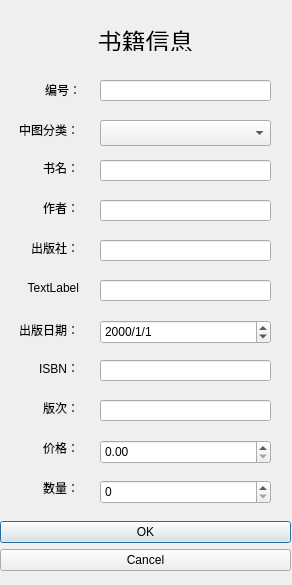
<?xml version="1.0" encoding="UTF-8"?>
<ui version="4.0">
 <class>EditBookInfoBord</class>
 <widget class="QDialog" name="EditBookInfoBord">
  <property name="geometry">
   <rect>
    <x>0</x>
    <y>0</y>
    <width>292</width>
    <height>585</height>
   </rect>
  </property>
  <property name="windowTitle">
   <string>Dialog</string>
  </property>
  <widget class="QDialogButtonBox" name="buttonBox">
   <property name="geometry">
    <rect>
     <x>0</x>
     <y>521</y>
     <width>291</width>
     <height>71</height>
    </rect>
   </property>
   <property name="layoutDirection">
    <enum>Qt::LeftToRight</enum>
   </property>
   <property name="orientation">
    <enum>Qt::Vertical</enum>
   </property>
   <property name="standardButtons">
    <set>QDialogButtonBox::Cancel|QDialogButtonBox::Ok</set>
   </property>
  </widget>
  <widget class="QLineEdit" name="lineEdit_3">
   <property name="geometry">
    <rect>
     <x>100</x>
     <y>200</y>
     <width>171</width>
     <height>21</height>
    </rect>
   </property>
  </widget>
  <widget class="QLabel" name="label_3">
   <property name="geometry">
    <rect>
     <x>20</x>
     <y>240</y>
     <width>59</width>
     <height>16</height>
    </rect>
   </property>
   <property name="text">
    <string>出版社：</string>
   </property>
   <property name="alignment">
    <set>Qt::AlignRight|Qt::AlignTrailing|Qt::AlignVCenter</set>
   </property>
  </widget>
  <widget class="QLabel" name="label_11">
   <property name="geometry">
    <rect>
     <x>20</x>
     <y>440</y>
     <width>59</width>
     <height>16</height>
    </rect>
   </property>
   <property name="text">
    <string>价格：</string>
   </property>
   <property name="alignment">
    <set>Qt::AlignRight|Qt::AlignTrailing|Qt::AlignVCenter</set>
   </property>
  </widget>
  <widget class="QLineEdit" name="lineEdit">
   <property name="geometry">
    <rect>
     <x>100</x>
     <y>80</y>
     <width>171</width>
     <height>21</height>
    </rect>
   </property>
  </widget>
  <widget class="QLabel" name="label_5">
   <property name="geometry">
    <rect>
     <x>20</x>
     <y>160</y>
     <width>59</width>
     <height>16</height>
    </rect>
   </property>
   <property name="text">
    <string>书名：</string>
   </property>
   <property name="alignment">
    <set>Qt::AlignRight|Qt::AlignTrailing|Qt::AlignVCenter</set>
   </property>
  </widget>
  <widget class="QLabel" name="label_2">
   <property name="geometry">
    <rect>
     <x>0</x>
     <y>80</y>
     <width>81</width>
     <height>20</height>
    </rect>
   </property>
   <property name="text">
    <string>编号：</string>
   </property>
   <property name="alignment">
    <set>Qt::AlignRight|Qt::AlignTrailing|Qt::AlignVCenter</set>
   </property>
  </widget>
  <widget class="QLabel" name="label_10">
   <property name="geometry">
    <rect>
     <x>20</x>
     <y>400</y>
     <width>59</width>
     <height>16</height>
    </rect>
   </property>
   <property name="text">
    <string>版次：</string>
   </property>
   <property name="alignment">
    <set>Qt::AlignRight|Qt::AlignTrailing|Qt::AlignVCenter</set>
   </property>
  </widget>
  <widget class="QLabel" name="label_4">
   <property name="geometry">
    <rect>
     <x>20</x>
     <y>200</y>
     <width>59</width>
     <height>16</height>
    </rect>
   </property>
   <property name="text">
    <string>作者：</string>
   </property>
   <property name="alignment">
    <set>Qt::AlignRight|Qt::AlignTrailing|Qt::AlignVCenter</set>
   </property>
  </widget>
  <widget class="QLabel" name="label_6">
   <property name="geometry">
    <rect>
     <x>8</x>
     <y>120</y>
     <width>71</width>
     <height>20</height>
    </rect>
   </property>
   <property name="text">
    <string>中图分类：</string>
   </property>
   <property name="alignment">
    <set>Qt::AlignRight|Qt::AlignTrailing|Qt::AlignVCenter</set>
   </property>
  </widget>
  <widget class="QComboBox" name="comboBox">
   <property name="geometry">
    <rect>
     <x>100</x>
     <y>120</y>
     <width>171</width>
     <height>26</height>
    </rect>
   </property>
  </widget>
  <widget class="QLineEdit" name="lineEdit_5">
   <property name="geometry">
    <rect>
     <x>100</x>
     <y>280</y>
     <width>171</width>
     <height>21</height>
    </rect>
   </property>
  </widget>
  <widget class="QLabel" name="label_9">
   <property name="geometry">
    <rect>
     <x>20</x>
     <y>360</y>
     <width>59</width>
     <height>16</height>
    </rect>
   </property>
   <property name="text">
    <string>ISBN：</string>
   </property>
   <property name="alignment">
    <set>Qt::AlignRight|Qt::AlignTrailing|Qt::AlignVCenter</set>
   </property>
  </widget>
  <widget class="QLineEdit" name="lineEdit_4">
   <property name="geometry">
    <rect>
     <x>100</x>
     <y>160</y>
     <width>171</width>
     <height>21</height>
    </rect>
   </property>
  </widget>
  <widget class="QLabel" name="label_7">
   <property name="geometry">
    <rect>
     <x>20</x>
     <y>280</y>
     <width>59</width>
     <height>16</height>
    </rect>
   </property>
   <property name="text">
    <string>TextLabel</string>
   </property>
   <property name="alignment">
    <set>Qt::AlignRight|Qt::AlignTrailing|Qt::AlignVCenter</set>
   </property>
  </widget>
  <widget class="QLineEdit" name="lineEdit_6">
   <property name="geometry">
    <rect>
     <x>100</x>
     <y>360</y>
     <width>171</width>
     <height>21</height>
    </rect>
   </property>
  </widget>
  <widget class="QLineEdit" name="lineEdit_2">
   <property name="geometry">
    <rect>
     <x>100</x>
     <y>240</y>
     <width>171</width>
     <height>21</height>
    </rect>
   </property>
  </widget>
  <widget class="QLabel" name="label_8">
   <property name="geometry">
    <rect>
     <x>8</x>
     <y>320</y>
     <width>71</width>
     <height>20</height>
    </rect>
   </property>
   <property name="text">
    <string>出版日期：</string>
   </property>
   <property name="alignment">
    <set>Qt::AlignRight|Qt::AlignTrailing|Qt::AlignVCenter</set>
   </property>
  </widget>
  <widget class="QDateEdit" name="dateEdit">
   <property name="geometry">
    <rect>
     <x>100</x>
     <y>320</y>
     <width>171</width>
     <height>24</height>
    </rect>
   </property>
   <property name="displayFormat">
    <string>yyyy/M/d</string>
   </property>
  </widget>
  <widget class="QLineEdit" name="lineEdit_7">
   <property name="geometry">
    <rect>
     <x>100</x>
     <y>400</y>
     <width>171</width>
     <height>21</height>
    </rect>
   </property>
  </widget>
  <widget class="QLabel" name="label_12">
   <property name="geometry">
    <rect>
     <x>20</x>
     <y>480</y>
     <width>59</width>
     <height>16</height>
    </rect>
   </property>
   <property name="text">
    <string>数量：</string>
   </property>
   <property name="alignment">
    <set>Qt::AlignRight|Qt::AlignTrailing|Qt::AlignVCenter</set>
   </property>
  </widget>
  <widget class="QLabel" name="label">
   <property name="geometry">
    <rect>
     <x>0</x>
     <y>30</y>
     <width>291</width>
     <height>21</height>
    </rect>
   </property>
   <property name="font">
    <font>
     <pointsize>18</pointsize>
    </font>
   </property>
   <property name="text">
    <string>书籍信息</string>
   </property>
   <property name="alignment">
    <set>Qt::AlignCenter</set>
   </property>
  </widget>
  <widget class="QDoubleSpinBox" name="doubleSpinBox">
   <property name="geometry">
    <rect>
     <x>100</x>
     <y>440</y>
     <width>171</width>
     <height>24</height>
    </rect>
   </property>
   <property name="maximum">
    <double>99999.990000000005239</double>
   </property>
   <property name="singleStep">
    <double>10.000000000000000</double>
   </property>
  </widget>
  <widget class="QSpinBox" name="spinBox">
   <property name="geometry">
    <rect>
     <x>100</x>
     <y>480</y>
     <width>171</width>
     <height>24</height>
    </rect>
   </property>
   <property name="maximum">
    <number>9999</number>
   </property>
  </widget>
 </widget>
 <resources/>
 <connections>
  <connection>
   <sender>buttonBox</sender>
   <signal>accepted()</signal>
   <receiver>EditBookInfoBord</receiver>
   <slot>accept()</slot>
   <hints>
    <hint type="sourcelabel">
     <x>248</x>
     <y>254</y>
    </hint>
    <hint type="destinationlabel">
     <x>157</x>
     <y>274</y>
    </hint>
   </hints>
  </connection>
  <connection>
   <sender>buttonBox</sender>
   <signal>rejected()</signal>
   <receiver>EditBookInfoBord</receiver>
   <slot>reject()</slot>
   <hints>
    <hint type="sourcelabel">
     <x>316</x>
     <y>260</y>
    </hint>
    <hint type="destinationlabel">
     <x>286</x>
     <y>274</y>
    </hint>
   </hints>
  </connection>
 </connections>
</ui>
